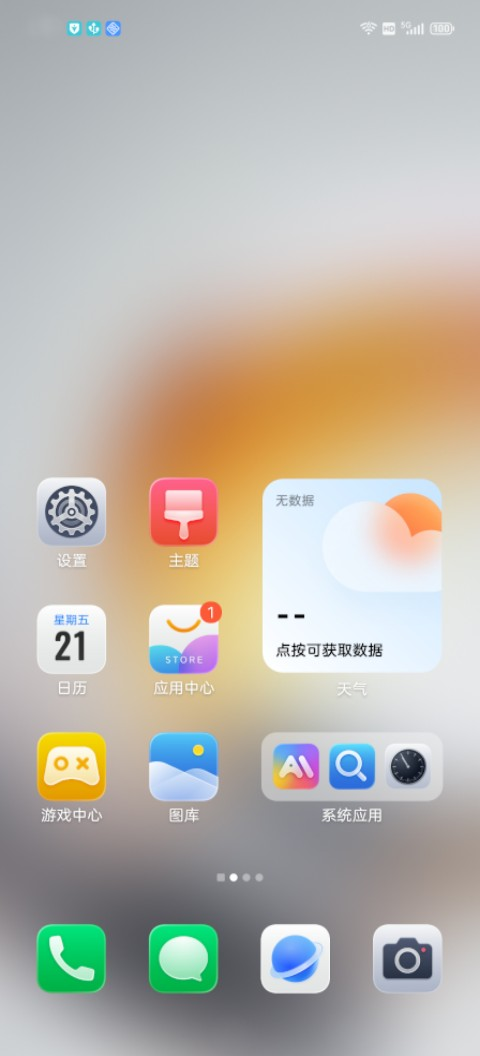
#> input picture test_data/offline/step_aiqiyi_onekey_0011/0.png, 480 x 1056 px
$ python -i ui_detector.py   (imports and definitions only)
#> lines starting #> are read from the running program, lines starting #| are printed output that depends on the picture; after the words box and inside, x2 and y2 are one past the last pixel; in counts of white or black regions, pixels touching at a corner belong together
#> further down, picture is the input picture: PIL image 480x1056 RGB; mean R, G, B 188.4, 182.7, 172.6
# 文件路径: utils/ui_detector.py
import cv2
import numpy as np
from PIL import Image, ImageDraw


def _pick_label_anchor(x: int, y: int, w: int, h: int, img_w: int, img_h: int, used: set) -> tuple[int, int]:
    """把标签优先放到控件外部安全区域，彻底避免污染控件内部。"""
    # 扩大搜索候选点，优先放左上角外侧
    candidates = [
        (max(2, x - 20), max(2, y - 20)),
        (min(img_w - 22, x + w + 5), max(2, y - 20)),
        (max(2, x - 20), min(img_h - 14, y + h + 5)),
        (min(img_w - 22, x + w + 5), min(img_h - 14, y + h + 5)),
    ]
    for tx, ty in candidates:
        key = (int(tx / 15), int(ty / 15))  # 放宽防碰撞网格
        if key not in used:
            used.add(key)
            return tx, ty
    tx, ty = max(2, x - 10), max(2, y - 10)
    used.add((int(tx / 15), int(ty / 15)))
    return tx, ty


def draw_som_labels(image: Image.Image) -> tuple[Image.Image, dict]:
    """
    极低污染版 SoM 标记算法：
    放弃全包围边框，改用轻量化护角，并通过指示线将数字标号拉出控件外。
    """
    cv_img = cv2.cvtColor(np.array(image), cv2.COLOR_RGB2BGR)
    gray = cv2.cvtColor(cv_img, cv2.COLOR_BGR2GRAY)
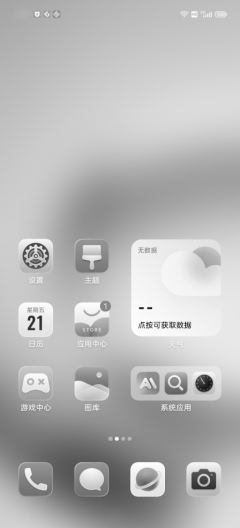
#> gray: shape (1056, 480) (shown at 1/2 size); min 0, max 255, mean 183.2

    edges = cv2.Canny(gray, 50, 150)
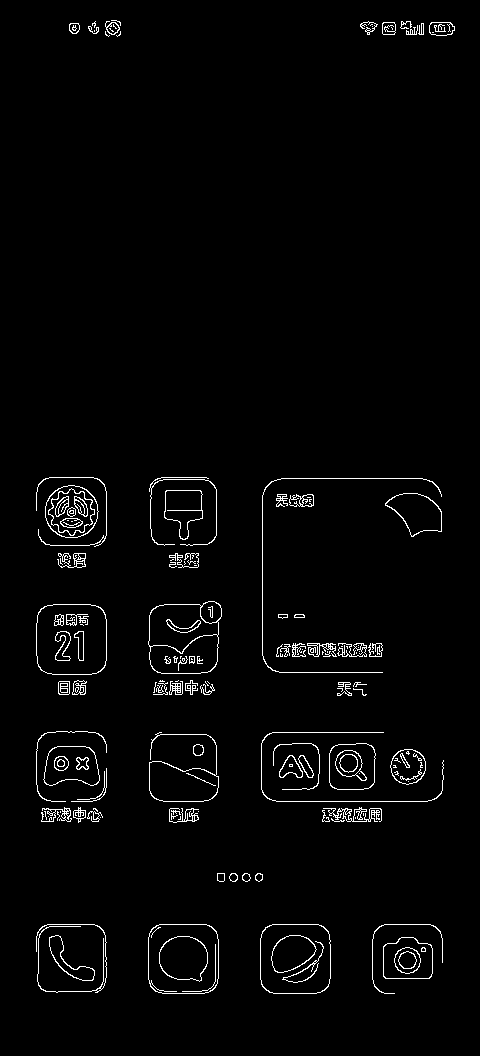
#> edges: shape (1056, 480); 2.3% white in thin lines or dots, all inside (x1, y1, x2, y2) = (36, 20, 455, 994)
    contours, _ = cv2.findContours(edges, cv2.RETR_EXTERNAL, cv2.CHAIN_APPROX_SIMPLE)
#> contours = 108 contours, 57 with area under 20; largest, box (x1, y1, x2, y2) and area: (148, 601, 222, 674) 4648, (36, 604, 107, 675) 4647, (148, 924, 219, 994) 4620, (260, 924, 331, 994) 4614, (149, 732, 219, 802) 2230

    draw_img = image.copy().convert("RGBA")
    draw = ImageDraw.Draw(draw_img)
    img_w, img_h = image.size

    candidates = []
    for cnt in contours:
        x, y, w, h = cv2.boundingRect(cnt)
        area = w * h
        if 22 < w < img_w * 0.92 and 22 < h < img_h * 0.92 and area > 900:
            candidates.append((y, x, w, h, area))
#> this loop made 108 passes
#> (x, y, w, h, area) on passes 1 to 8: (383, 937, 50, 42, 2100), (49, 935, 46, 46, 2116), (372, 924, 71, 70, 4970), (260, 924, 71, 70, 4970), (148, 924, 71, 70, 4970), (36, 924, 71, 69, 4899), (255, 873, 8, 9, 72), (242, 873, 9, 9, 81)
#> after the loop, candidates = 22 items, first 6: (937, 383, 50, 42, 2100), (935, 49, 46, 46, 2116), (924, 372, 71, 70, 4970), (924, 260, 71, 70, 4970), (924, 148, 71, 70, 4970), (924, 36, 71, 69, 4899)

    candidates.sort(key=lambda item: (item[0], item[1], -item[4]))

    element_map = {}
    used_label_slots = set()
    idx = 1

    # 极轻量绘制色系
    corner_color = (135, 206, 250, 200)  # 浅蓝色护角
    label_bg = (255, 228, 80, 220)  # 明黄色气泡

    for y, x, w, h, _ in candidates:
        center_x = int((x + w / 2) * 1000 / img_w)
        center_y = int((y + h / 2) * 1000 / img_h)
        bbox = [
            int(x * 1000 / img_w), int(y * 1000 / img_h),
            int((x + w) * 1000 / img_w), int((y + h) * 1000 / img_h),
        ]

        # 1. 不再画全包裹矩形框，只画 L 型轻量级护角 (长度为边长的20%，最长不超过15px)
        c_len = min(15, max(4, int(min(w, h) * 0.2)))
        # 左上
        draw.line([(x, y + c_len), (x, y), (x + c_len, y)], fill=corner_color, width=2)
        # 右下
        draw.line([(x + w - c_len, y + h), (x + w, y + h), (x + w, y + h - c_len)], fill=corner_color, width=2)

        # 2. 计算标签抛出点，并绘制半透明牵引线
        tx, ty = _pick_label_anchor(x, y, w, h, img_w, img_h, used_label_slots)
        draw.line([(x, y), (tx + 8, ty + 6)], fill=(255, 255, 255, 120), width=1)

        # 3. 绘制外部标签泡泡
        label_text = str(idx)
        # 增加一点阴影让标签从画面中浮出
        draw.rectangle([tx, ty, tx + 18, ty + 14], fill=(0, 0, 0, 80))
        draw.rectangle([tx - 1, ty - 1, tx + 17, ty + 13], fill=label_bg)
        draw.text((tx + 2, ty), label_text, fill=(0, 0, 0, 255))

        element_map[idx] = {
            "center": [center_x, center_y],
            "bbox": bbox,
        }
        idx += 1
        if idx > 80:
            break
#> this loop made 22 passes
#> (y, x, w, h, center_x, center_y, bbox, c_len) on passes 1 to 8: (477, 36, 71, 70, 148, 484, [75, 451, 222, 517], 14), (477, 149, 68, 69, 381, 484, [310, 451, 452, 517], 13), (478, 262, 180, 195, 733, 544, [545, 452, 920, 637], 15), (485, 45, 54, 53, 150, 484, [93, 459, 206, 509], 10), (490, 164, 39, 50, 382, 487, [341, 464, 422, 511], 7), (493, 385, 57, 44, 861, 487, [802, 466, 920, 508], 8), (601, 148, 74, 73, 385, 603, [308, 569, 462, 638], 14), (604, 36, 71, 71, 148, 605, [75, 571, 222, 639], 14)
#> after the loop, element_map = 22 items; idx = 23

    return draw_img.convert("RGB"), element_map

>>> from PIL import Image
>>> picture = Image.open('../test_data/offline/step_aiqiyi_onekey_0011/0.png')
>>> result = draw_som_labels(picture)

$ run again, on test_data/offline/step_aiqiyi_onekey_0011/10.png
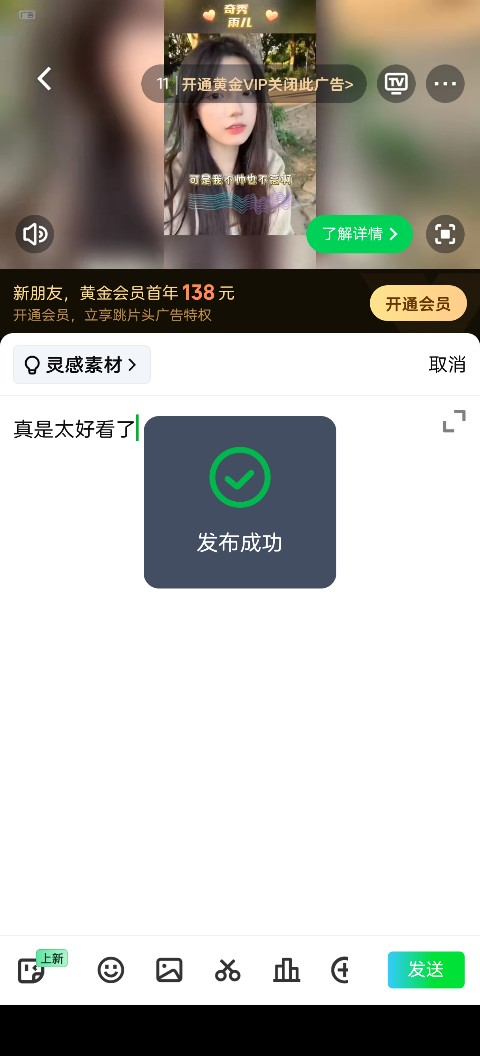
#> input picture test_data/offline/step_aiqiyi_onekey_0011/10.png, 480 x 1056 px
#> picture is the input picture: PIL image 480x1056 RGB; mean R, G, B 181.1, 180.8, 175.4
#> in draw_som_labels, `gray = cv2.cvtColor(cv_img, cv2.COLOR_BGR2GRAY)`:
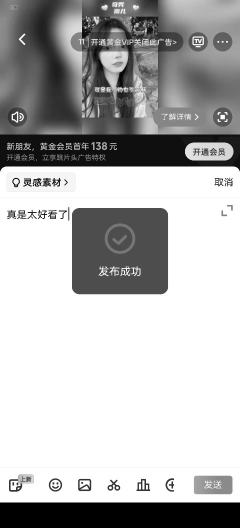
#> gray: shape (1056, 480) (shown at 1/2 size); min 0, max 255, mean 180.3
#> in draw_som_labels, `edges = cv2.Canny(gray, 50, 150)`:
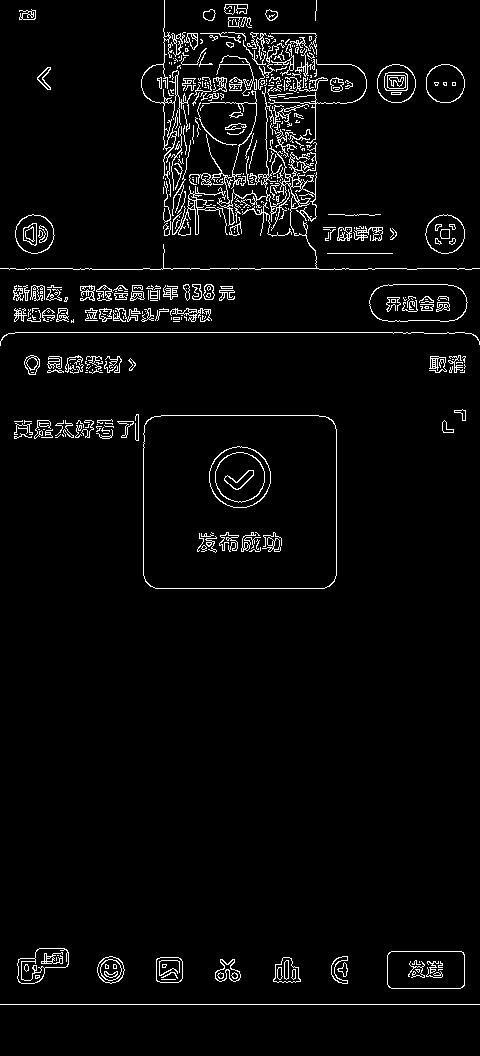
#> edges: shape (1056, 480); 3.8% white in thin lines or dots
#> contours = 361 contours, 282 with area under 20; largest, box (x1, y1, x2, y2) and area: (143, 415, 337, 589) 33148, (369, 284, 468, 322) 3243, (387, 951, 465, 989) 2826, (425, 214, 465, 254) 1182, (15, 214, 55, 254) 1176
#> the loop in draw_som_labels, `for cnt in contours:` made 361 passes
#> (x, y, w, h, area) on passes 2 to 4: (337, 962, 11, 15, 165), (215, 959, 26, 23, 598), (273, 957, 28, 26, 728)
#> after the loop in draw_som_labels, `for cnt in contours:`: candidates = 17 items, first 6: (951, 387, 78, 38, 2964), (948, 17, 52, 36, 1872), (415, 143, 194, 174, 33756), (284, 369, 99, 38, 3762), (214, 425, 40, 40, 1600), (214, 15, 40, 40, 1600)
#> the loop in draw_som_labels, `for y, x, w, h, _ in candidates:` made 17 passes
#> (y, x, w, h, center_x, center_y, bbox, c_len) on passes 1 to 8: (0, 141, 53, 197, 348, 93, [293, 0, 404, 186], 10), (37, 271, 40, 39, 606, 53, [564, 35, 647, 71], 7), (43, 258, 27, 47, 565, 62, [537, 40, 593, 85], 5), (55, 216, 38, 41, 489, 71, [450, 52, 529, 90], 7), (59, 268, 99, 85, 661, 96, [558, 55, 764, 136], 15), (64, 377, 39, 39, 826, 79, [785, 60, 866, 97], 7), (64, 426, 39, 39, 928, 79, [887, 60, 968, 97], 7), (87, 249, 60, 101, 581, 130, [518, 82, 643, 178], 12)
#> after the loop in draw_som_labels, `for y, x, w, h, _ in candidates:`: element_map = 17 items; idx = 18
